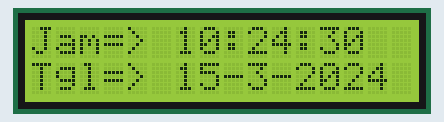
This sketch was run on a simulated Arduino Uno, built with avr-gcc and run on an emulated ATmega328P. On the bench: 16×2 character LCD. The local clock reads 2024-03-15 10:24:30 at power-on unless the sketch sets it.

Above: at 0.1 s.
At 4.3 s:
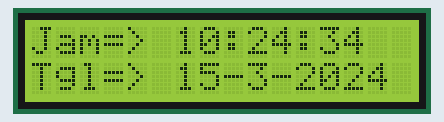
At 9.4 s:
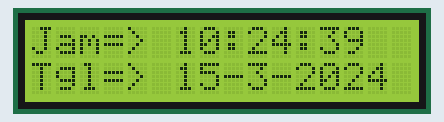
At 18.7 s:
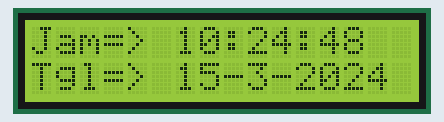
At 28.0 s:
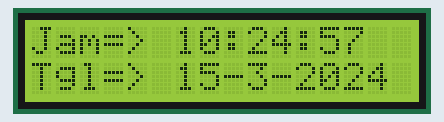
At 38.3 s:
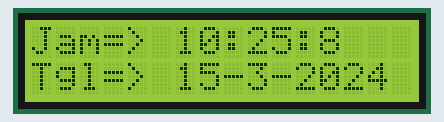

Measured:
- what the display in image 1 shows lasts 1.1 s, from 4.2 s to 5.3 s

The sketch:

RTC_ke_LCD.ino
```cpp
#include <Wire.h>
#include "Adafruit_LiquidCrystal.h"
#include "DS3231.h"

RTClib RTC;
Adafruit_LiquidCrystal lcd(12, 11, 5, 4, 3, 2);


void setup() {
  Wire.begin();
  lcd.begin(16, 2);

}

void loop() {
  lcd.clear();
  DateTime now = RTC.now();
  lcd.print("Jam=> ");
  lcd.print(now.hour());
  lcd.print(":");
  lcd.print(now.minute());
  lcd.print(":");
  lcd.print(now.second());

  lcd.setCursor(0,1);
  lcd.print("Tgl=> ");
  lcd.print(now.day());
  lcd.print("-");
  lcd.print(now.month());
  lcd.print("-");
  lcd.print(now.year());
  delay(1000);

}
```
